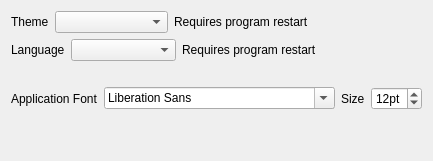
          <widget class="QWidget" name="tabWidgetPage5">
           <attribute name="title">
            <string>Display</string>
           </attribute>
           <layout class="QVBoxLayout" name="verticalLayout_19">
            <item>
             <layout class="QHBoxLayout" name="horizontalLayout_17">
              <item>
               <widget class="QLabel" name="label_23">
                <property name="text">
                 <string>Theme</string>
                </property>
               </widget>
              </item>
              <item>
               <widget class="QComboBox" name="cbxTheme">
                <property name="sizePolicy">
                 <sizepolicy hsizetype="Expanding" vsizetype="Fixed">
                  <horstretch>0</horstretch>
                  <verstretch>0</verstretch>
                 </sizepolicy>
                </property>
               </widget>
              </item>
              <item>
               <widget class="QLabel" name="label_24">
                <property name="text">
                 <string>Requires program restart</string>
                </property>
               </widget>
              </item>
              <item>
               <spacer name="horizontalSpacer_12">
                <property name="orientation">
                 <enum>Qt::Horizontal</enum>
                </property>
                <property name="sizeHint" stdset="0">
                 <size>
                  <width>40</width>
                  <height>20</height>
                 </size>
                </property>
               </spacer>
              </item>
             </layout>
            </item>
            <item>
             <layout class="QHBoxLayout" name="horizontalLayoutLanguage">
              <item>
               <widget class="QLabel" name="labelLanguage">
                <property name="text">
                 <string>Language</string>
                </property>
               </widget>
              </item>
              <item>
               <widget class="QComboBox" name="cbxLanguage">
                <property name="sizePolicy">
                 <sizepolicy hsizetype="Expanding" vsizetype="Fixed">
                  <horstretch>0</horstretch>
                  <verstretch>0</verstretch>
                 </sizepolicy>
                </property>
               </widget>
              </item>
              <item>
               <widget class="QLabel" name="labelLanguageRestart">
                <property name="text">
                 <string>Requires program restart</string>
                </property>
               </widget>
              </item>
              <item>
               <spacer name="horizontalSpacerLanguage">
                <property name="orientation">
                 <enum>Qt::Horizontal</enum>
                </property>
                <property name="sizeHint" stdset="0">
                 <size>
                  <width>40</width>
                  <height>20</height>
                 </size>
                </property>
               </spacer>
              </item>
             </layout>
            </item>
            <item>
             <layout class="QHBoxLayout" name="horizontalLayout_19">
              <property name="topMargin">
               <number>20</number>
              </property>
              <item>
               <widget class="QLabel" name="label_26">
                <property name="text">
                 <string>Application Font</string>
                </property>
               </widget>
              </item>
              <item>
               <widget class="QFontComboBox" name="fontComboBox">
                <property name="sizePolicy">
                 <sizepolicy hsizetype="Expanding" vsizetype="Fixed">
                  <horstretch>0</horstretch>
                  <verstretch>0</verstretch>
                 </sizepolicy>
                </property>
               </widget>
              </item>
              <item>
               <widget class="QLabel" name="label_27">
                <property name="text">
                 <string>Size</string>
                </property>
               </widget>
              </item>
              <item>
               <widget class="QSpinBox" name="spinBoxAppFontSize">
                <property name="suffix">
                 <string>pt</string>
                </property>
                <property name="prefix">
                 <string/>
                </property>
                <property name="minimum">
                 <number>8</number>
                </property>
                <property name="maximum">
                 <number>40</number>
                </property>
                <property name="value">
                 <number>12</number>
                </property>
               </widget>
              </item>
             </layout>
            </item>
            <item>
             <spacer name="verticalSpacer_5">
              <property name="orientation">
               <enum>Qt::Vertical</enum>
              </property>
              <property name="sizeHint" stdset="0">
               <size>
                <width>20</width>
                <height>40</height>
               </size>
              </property>
             </spacer>
            </item>
           </layout>
          </widget>
